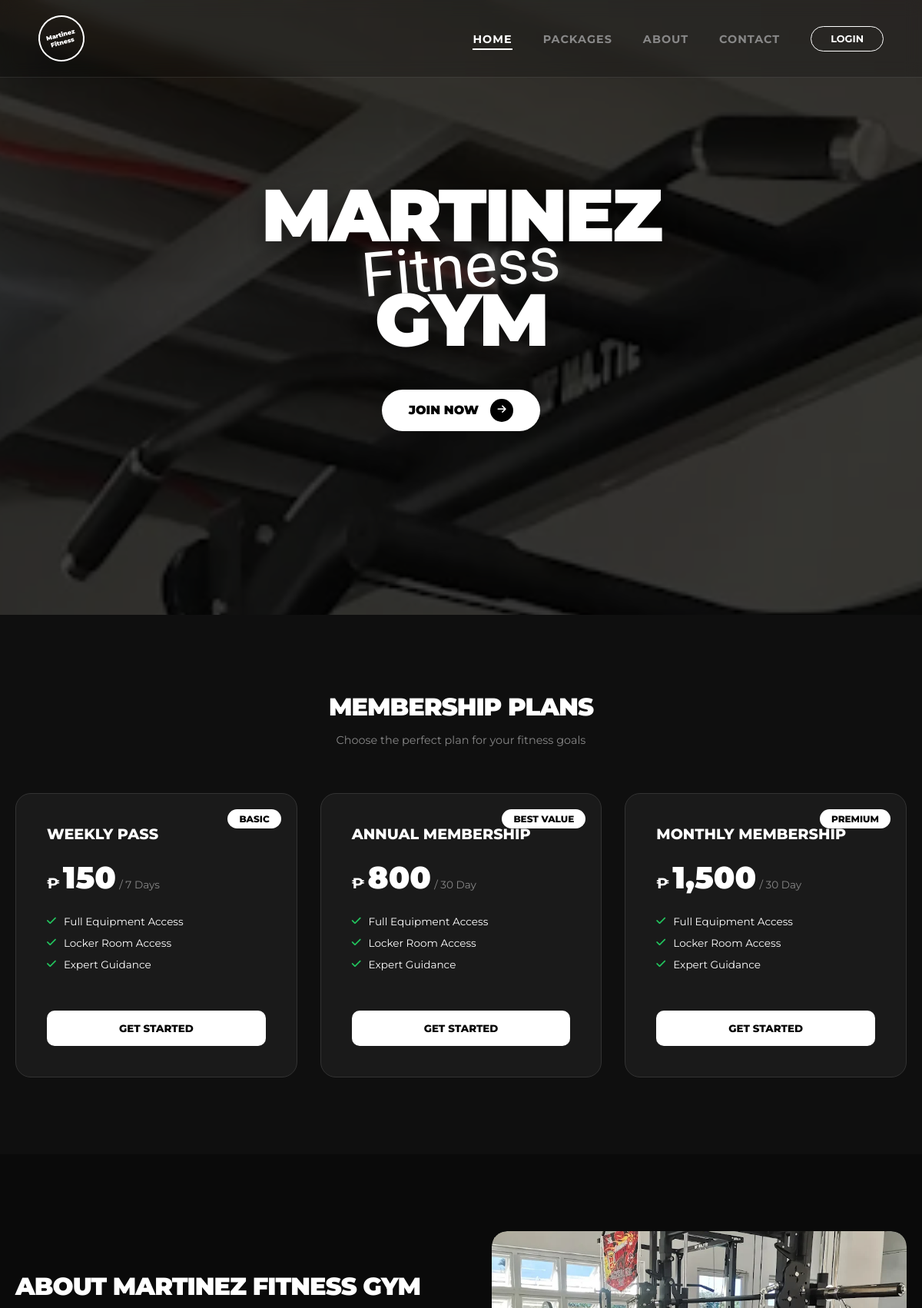
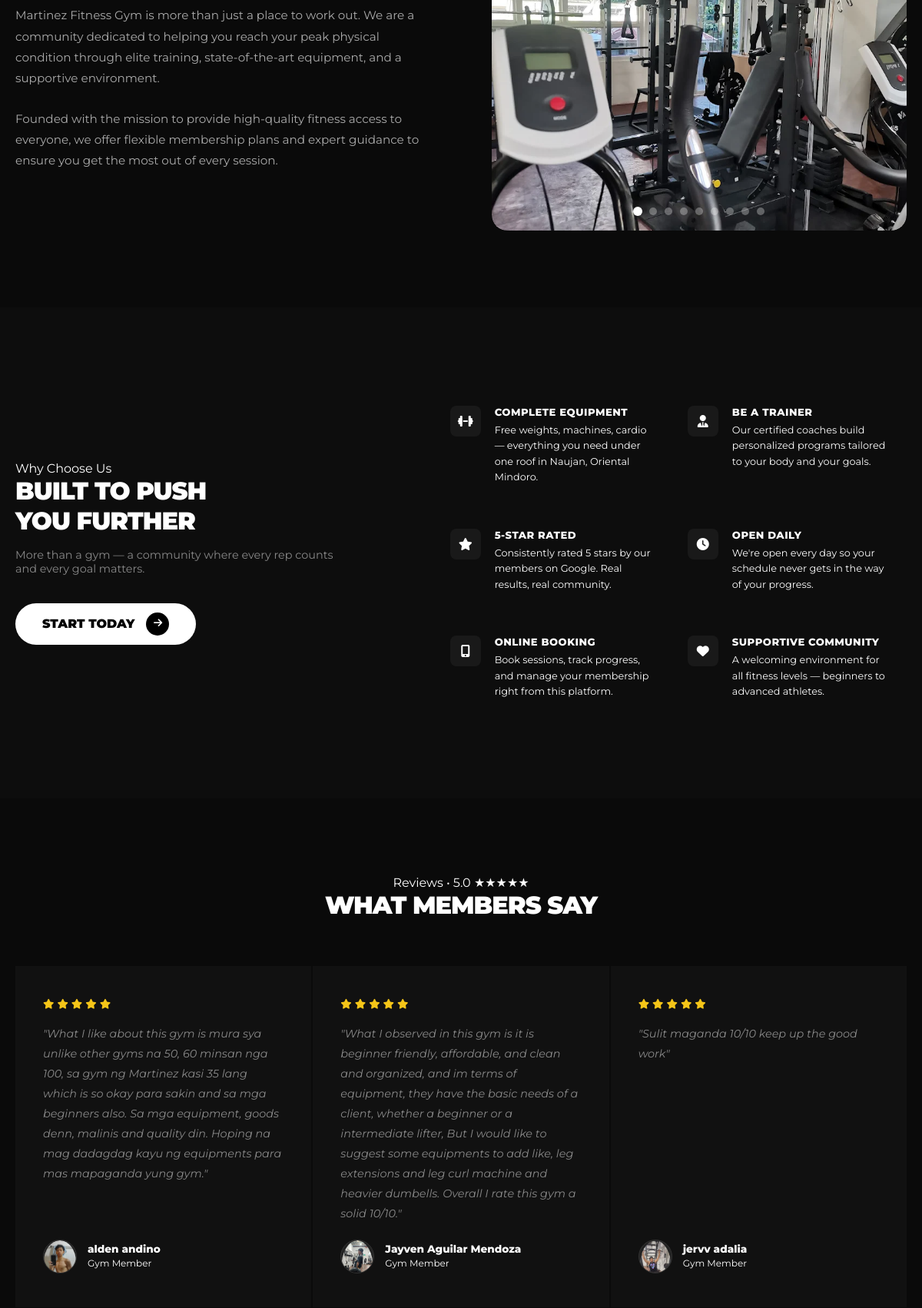
The page / (upper part) on the database its author committed (2 pictures, top to bottom).
### tables this page shows
CREATE TABLE IF NOT EXISTS `packages` (
  `id` int NOT NULL AUTO_INCREMENT,
  `name` varchar(100) NOT NULL,
  `duration` varchar(100) NOT NULL,
  `price` decimal(10,2) NOT NULL,
  `tag` varchar(50) DEFAULT NULL,
  `description` text,
  `is_trainer_assisted` tinyint(1) DEFAULT '0',
  `goal` varchar(50) DEFAULT 'General Fitness',
  `is_active` tinyint(1) DEFAULT '1',
  `created_at` timestamp NULL DEFAULT CURRENT_TIMESTAMP,
  `updated_at` timestamp NULL DEFAULT CURRENT_TIMESTAMP ON UPDATE CURRENT_TIMESTAMP,
  `diet_info` text,
  `guidance_info` text,
  `common_questions` text,
  PRIMARY KEY (`id`),
  KEY `idx_active` (`is_active`),
  KEY `idx_tag` (`tag`)
);

### index.php (the view, shortened to what the rows shown need)
<?php
$packages = [];
$settings = [];
try {
    $conn = getDBConnection();
    $result = $conn->query("SELECT * FROM packages WHERE is_active = 1 ORDER BY price ASC");
    if ($result) {
        while ($row = $result->fetch_assoc()) {
            $packages[] = $row;
        }
    }
    $result = $conn->query("SELECT setting_key, setting_value FROM gym_settings");
    if ($result) {
        while ($row = $result->fetch_assoc()) {
            $settings[$row['setting_key']] = $row['setting_value'];
        }
    }
} catch (Exception $e) {
    error_log("Error fetching data for index: " . $e->getMessage());
}
function getSetting($key, $default = '', $settings = [])
{
    return $settings[$key] ?? $default;
}
?>
<!DOCTYPE html>
<html lang="en">
<head>
    <link rel="stylesheet" href="https://cdnjs.cloudflare.com/ajax/libs/font-awesome/6.4.0/css/all.min.css">
    <link rel="stylesheet" href="assets/css/style.css?v=1.4">
</head>
<body>
    <section class="hero" id="home">
        <div class="hero-content">
            <?php
            $gymName = getSetting('gym_name', 'MARTINEZ Fitness GYM', $settings);
            $nameParts = explode(' ', $gymName);
            ?>
            <h1 class="big-text"><?php echo htmlspecialchars($nameParts[0] ?? 'MARTINEZ'); ?></h1>
            <h1 class="big-text"><?php echo htmlspecialchars($nameParts[2] ?? ($nameParts[1] ?? 'GYM')); ?></h1>
        </div>
    </section>
    <section class="packages-section" id="packages">
        <div class="container">
            <div class="section-header">
                <h2 class="section-title">Membership Plans</h2>
            </div>
            <div class="packages-grid">
                <?php if (empty($packages)): ?>
                    <p>No active packages available at the moment.</p>
                <?php else: ?>
                    <?php foreach ($packages as $package): ?>
                        <div class="package-card <?php echo $package['tag'] === 'Popular' ? 'popular' : ''; ?>">
                            <?php if ($package['tag']): ?>
                                <span class="package-tag"><?php echo htmlspecialchars($package['tag']); ?></span>
                            <?php endif; ?>
                            <h3 class="package-name"><?php echo htmlspecialchars($package['name']); ?></h3>
                            <div class="package-price">
                                <span class="currency">₱</span>
                                <span class="amount"><?php echo number_format($package['price'], 0); ?></span>
                                <span class="duration">/ <?php echo htmlspecialchars($package['duration']); ?></span>
                            </div>
                            <ul class="package-features">
                                <?php
                                $description = $package['description'] ?? '';
                                if (!empty($description)) {
                                    $features = array_filter(array_map('trim', explode("\n", $description)));
                                    if (!empty($features)) {
                                        foreach ($features as $feature): ?>
                                            <li><i class="fas fa-check"></i> <?php echo htmlspecialchars($feature); ?></li>
                                        <?php endforeach;
                                    } else {
                                        echo '<li><i class="fas fa-check"></i> Full Equipment Access</li>';
                                        echo '<li><i class="fas fa-check"></i> Locker Room Access</li>';
                                        echo '<li><i class="fas fa-check"></i> Expert Guidance</li>';
                                    }
                                } else {
                                    echo '<li><i class="fas fa-check"></i> Full Equipment Access</li>';
                                    echo '<li><i class="fas fa-check"></i> Locker Room Access</li>';
                                    echo '<li><i class="fas fa-check"></i> Expert Guidance</li>';
                                }
                                ?>
                            </ul>
                            <button class="package-btn" onclick="openModal('signup')">Get Started</button>
                        </div>
                    <?php endforeach; ?>
                <?php endif; ?>
            </div>
        </div>
    </section>
    <section class="about-section" id="about">
        <div class="container">
            <div class="about-content">
                <div class="about-text">
                    <h2 class="section-title">About
                        <?php echo htmlspecialchars(getSetting('gym_name', 'Martinez Fitness', $settings)); ?></h2>
                </div>
            </div>
        </div>
    </section>
    <section class="why-section">
        <div class="container">
            <div class="why-grid">
                <div class="why-text">
                    <h2 class="section-title">Built to Push<br>You Further</h2>
                </div>
            </div>
        </div>
    </section>
    <section class="testimonials-section">
        <div class="container">
            <div class="section-header">
                <h2 class="section-title">What Members Say</h2>
            </div>
    </section>
</body>
</html>

### rows shown on the page
packages: tag "BASIC", name "WEEKLY PASS", price "150", duration "7 Days"
packages: tag "BEST VALUE", name "ANNUAL MEMBERSHIP", price "800", duration "30 Day"
packages: tag "PREMIUM", name "MONTHLY MEMBERSHIP", price "1,500", duration "30 Day"

### other values the page prints
$nameParts[0] "Martinez"
$nameParts[1] "Fitness"
$nameParts[0] "MARTINEZ"
$nameParts[2] "GYM"
getSetting('gym_name', 'Martinez Fitness', $settings) "MARTINEZ FITNESS GYM"
getSetting('why_title_1', 'Complete Equipment', $settings) "COMPLETE EQUIPMENT"
getSetting('why_title_2', 'Be a Trainer', $settings) "BE A TRAINER"
getSetting('why_title_3', '5-Star Rated', $settings) "5-STAR RATED"
getSetting('why_title_4', 'Open Daily', $settings) "OPEN DAILY"
getSetting('why_title_5', 'Online Booking', $settings) "ONLINE BOOKING"
getSetting('why_title_6', 'Supportive Community', $settings) "SUPPORTIVE COMMUNITY"
